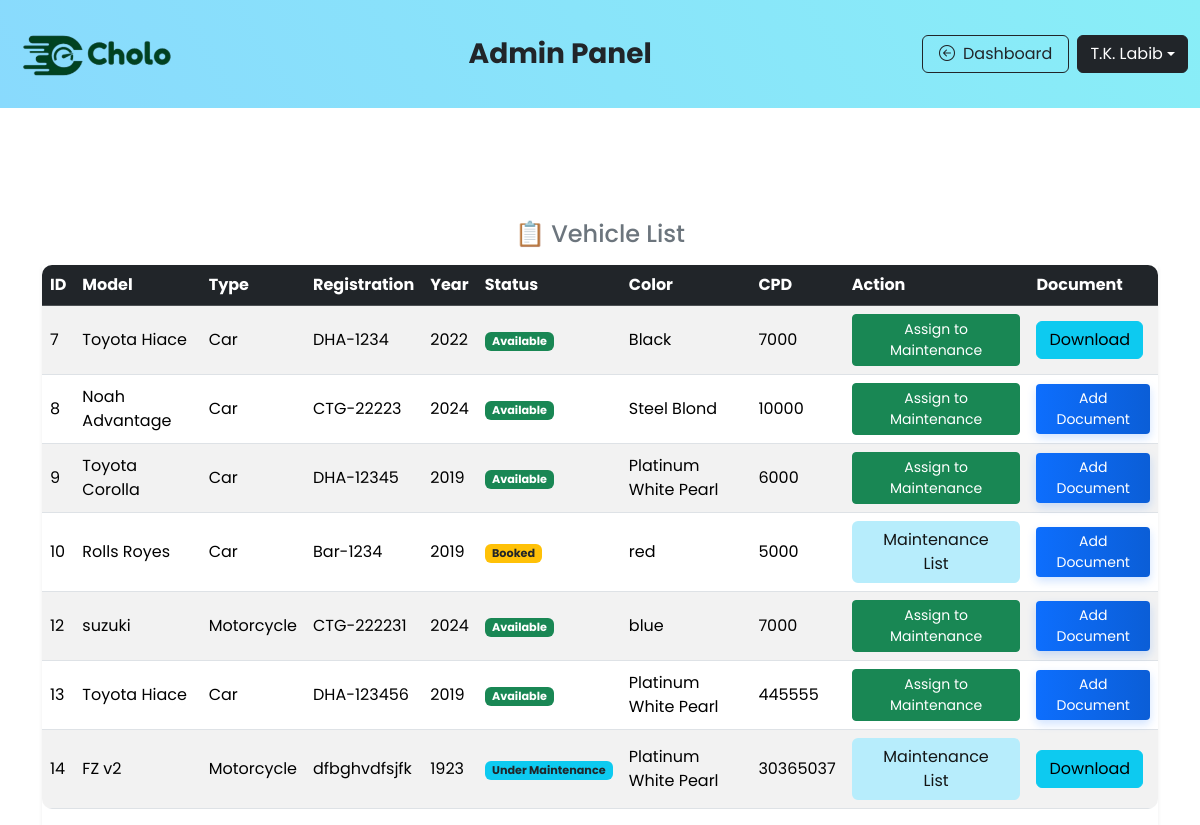
The app's page /vehicle_list.php (signed in) with its own data.
### tables this page shows
CREATE TABLE `vehicle` (
  `vehicle_id` int(11) NOT NULL,
  `license` varchar(50) NOT NULL,
  `model` varchar(50) NOT NULL,
  `type` enum('Car','Bus','Truck','Motorcycle') NOT NULL DEFAULT 'Car',
  `year` int(4) NOT NULL,
  `color` varchar(50) NOT NULL,
  `seat_capacity` int(11) NOT NULL,
  `status` enum('Unassigned','Available','Booked','Under Maintenance') NOT NULL DEFAULT 'Unassigned',
  `cost_per_day` int(11) NOT NULL,
  `description` varchar(255) NOT NULL,
  `driver_id` int(11) DEFAULT NULL
);

### vehicle_list.php (the view, shortened to what this page needs)
<!DOCTYPE html>
<html lang="en">
<head>
<?php
    include('admin_navbar.php');
?>
</head>
<?php
   $db = connection();
?>
 <div class="container">
    <h4 class="text-center text-secondary m-3">📋 Vehicle List</h4>
    <div class="table-responsive shadow-sm">
      <table class="table table-striped table-hover align-middle">
        <thead class="table-dark">
          <tr>
            <th>ID</th>
            <th>Model</th>
            <th>Type</th>
            <th>Registration</th>
            <th>Year</th>
            <th>Status</th>
            <th>Color</th>
            <th>CPD</th>
            <th>Action</th>
            <th>Document</th>
          </tr>
        </thead>
        <tbody>
          <?php
            $stmt = $db->prepare("SELECT * FROM vehicle");
            $stmt->execute();
            $a = $stmt->get_result();
            while ($b = $a->fetch_assoc()) {
          ?>
          <tr>
            <td><?php echo $b['vehicle_id']; ?></td>
            <td><?php echo $b['model']; ?></td>
            <td><?php echo $b['type']; ?></td>
            <td><?php echo $b['license']; ?></td>
            <td><?php echo $b['year']; ?></td>
            <td>
              <?php if ($b['status'] == 'Unassigned') { ?>
                <span class="badge  text-white" style="background: #6c4306ff">Unassigned</span>
              <?php } elseif ($b['status'] == 'Booked') { ?>
                <span class="badge bg-warning text-dark">Booked</span>
              <?php }
              elseif ($b['status'] == 'Under Maintenance') { ?>
                <span class="badge  text-dark bg-info" >Under Maintenance</span>
              <?php }  else { ?>
                <span class="badge bg-success">Available</span>
              <?php } ?>
            </td>
            <td><?php echo $b['color']; ?></td>
            <td><?php echo $b['cost_per_day']; ?></td>
            <td>
              <?php if ($b['status'] == 'Available') { ?>
                  <a href="assign_maintenance.php?vehicle_id=<?= $b['vehicle_id']; ?>" class="btn btn-success btn-sm">Assign to Maintenance</a>
              <?php } else { ?>
                   <a href="maintenance_list.php" class="btn theme-col px-4">Maintenance List</a>
              <?php } ?>
              </td>
            <td>
              <?php
              $st = $db->prepare("SELECT * FROM vehicle_document WHERE vehicle_id = ?");
              $st->bind_param("i", $b['vehicle_id']);
              $st->execute();
              $ares= $st->get_result();
              if($ares->num_rows > 0){
              ?>
              <a href="download_document.php?vehicle_id=<?= urlencode($b['vehicle_id']) ?>" class="btn btn-info" >Download</a>
             <?php }
             else{ ?>
                <a href="vehicle_document.php?vehicle_id=<?= urlencode($b['vehicle_id']) ?>" class="btn btn-primary btn-sm" >Add Document</a>
             <?php } ?>
            </td>
          </tr>
          <?php } ?>
        </tbody>
      </table>
    </div>
  </div>
</body>

### css/style.css (style rules this page uses)
:root { --theme: rgb(183, 237, 252); --theme-dark: #0cbcf2; --theme-light: #baf0ff; --theme-text: #131515; }
.theme-col { background-color: var(--theme) !important; color: var(--theme-text) !important; }
.table { background-color: #fff; border-radius: 10px; overflow: hidden; }
body { font-family: 'Poppins', sans-serif; }
.badge { font-size: 0.7rem; }
.btn { transition: all 0.3s ease; }
.btn-primary { background: linear-gradient(90deg, #0d6efd, #0b5ed7); border: none; box-shadow: 0 4px 10px rgba(13, 110, 253, 0.2); }
.btn-success { transition: all 0.3s ease; }

### records on screen
vehicle: vehicle_id "7", model "Toyota Hiace", type "Car", license "DHA-1234", year "2022", status "Available", color "Black", cost_per_day "7000"
vehicle: vehicle_id "8", model "Noah Advantage", type "Car", license "CTG-22223", year "2024", status "Available", color "Steel Blond", cost_per_day "10000"
vehicle: vehicle_id "9", model "Toyota Corolla", type "Car", license "DHA-12345", year "2019", status "Available", color "Platinum White Pearl", cost_per_day "6000"
vehicle: vehicle_id "10", model "Rolls Royes", type "Car", license "Bar-1234", year "2019", status "Booked", color "red", cost_per_day "5000"
vehicle: vehicle_id "12", model "suzuki", type "Motorcycle", license "CTG-222231", year "2024", status "Available", color "blue", cost_per_day "7000"
vehicle: vehicle_id "13", model "Toyota Hiace", type "Car", license "DHA-123456", year "2019", status "Available", color "Platinum White Pearl", cost_per_day "445555"
vehicle: vehicle_id "14", model "FZ v2", type "Motorcycle", license "dfbghvdfsjfk", year "1923", shows "Under Maintenance", color "Platinum White Pearl", cost_per_day "30365037", shows "Maintenance List"

### other values on screen
$_SESSION['name'] "T.K. Labib"
